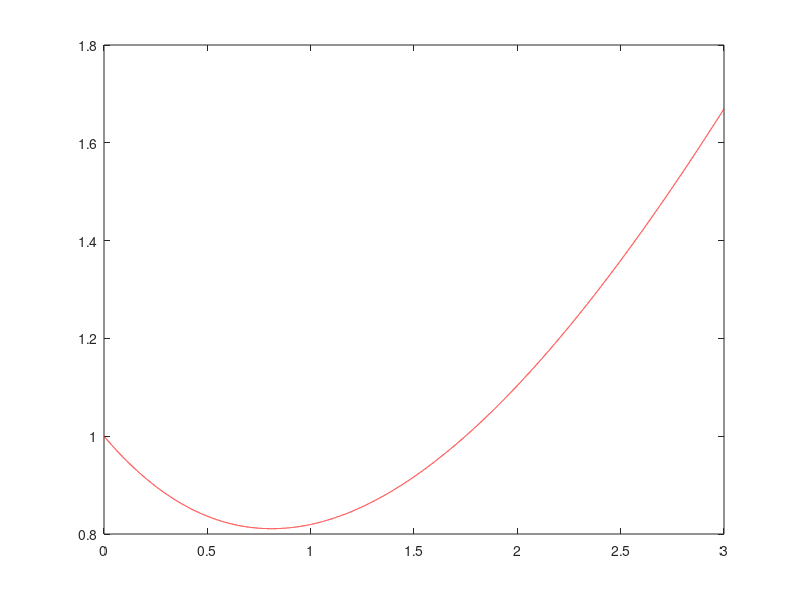

The MATLAB script that drew this image:
clear all; close all; clc; 


f = @(x,y) (x-y)/2;

h = 0.0001;

x = 0:h:3;
y = zeros(1, length(x));

y(1) = 1;


for i = 2:length(x)
   
    y(i) = y(i-1) + h.*(f(x(i-1), y(i-1)));
    
    
end

plot(x,y,'r-')
